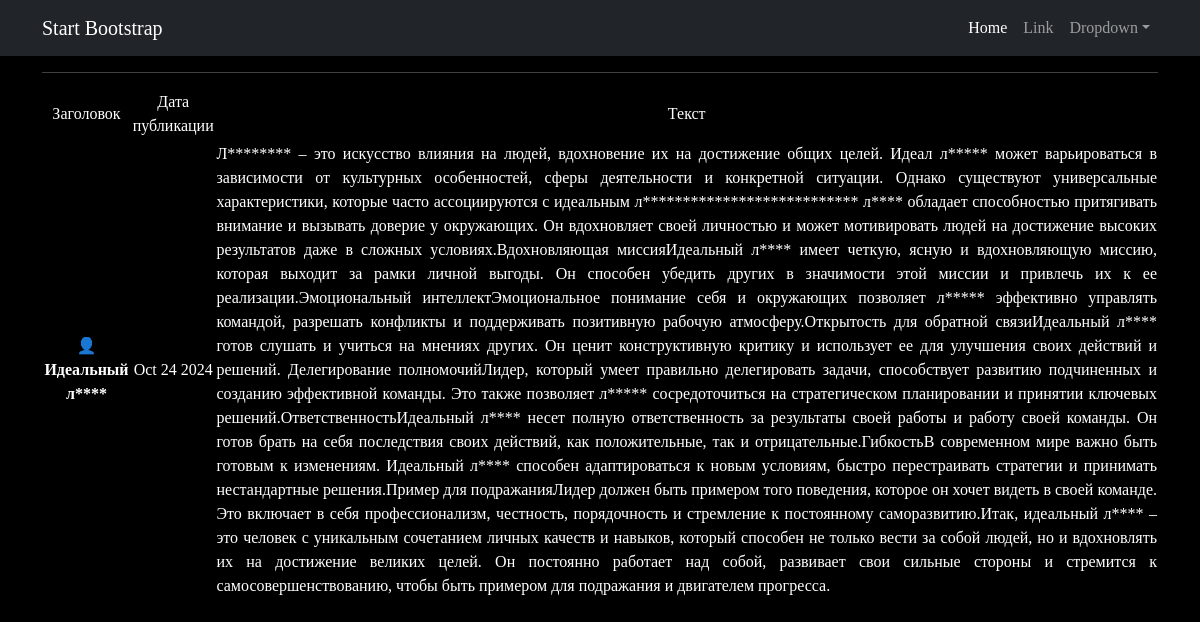
The page /news/2 on the database its author committed.
### News/models.py (models this page shows, shortened)
class Post(models.Model):
    article = 'AR'
    news = 'NE'
    TYPES = [
        (article, 'Статья'),
        (news, 'Новость')
    ]
    author = models.ForeignKey(Author, on_delete=models.CASCADE)
    news_type = models.CharField(max_length=2, choices=TYPES, default=article)
    publication_date = models.DateTimeField(auto_now_add=True)
    category = models.ManyToManyField(Category, through='PostCategory')
    title = models.CharField(max_length=150)
    text = models.TextField()
    rating = models.IntegerField(default=0, validators=[MinValueValidator(0)])

### News/views.py (the view)
# urls.py: path('<int:pk>', PostDetail.as_view(), name='post_detail'),
class PostDetail(DetailView):
    model = Post
    template_name = 'post.html'
    context_object_name = 'post'

### News/templatetags/custom_filters.py (called while the page is built)
@register.filter()
def censor(value, bad_word=None):
    splitted_text = value.split()
    censored_text = []
    for word in splitted_text:
        for bad_word in ILLEGAL_WORDS:
            if word.startswith(bad_word):
                censored_word = word[0] + '*'*(len(word) - 1)
                censored_text.append(censored_word)
                break
        else:
            censored_text.append(word)
    return ' '.join(censored_text)

### templates/post.html (shortened to what this page needs)
{% extends 'flatpages/default.html' %}
{% load custom_filters %}
{% block content %}
   <hr>
   {% if post %}
       <table>
           <tr style="border-bottom: 2px solid black;">
               <td>Заголовок</td>
               <td>Дата публикации</td>
               <td>Текст</td>
           </tr>
           <tr>
               <td><b>{{ post.title|censor:"викинг, Викинги, викингов, лидер, Лидер" }}</b></td>
               <td>{{ post.publication_date|date:'M d Y' }}</td>
               <td style="text-align: justify;"> {{ post.text|censor:"викинг, Викинги, викингов, лидер, Лидер" }}</td>
           </tr>
       </table>
   {% else %}
       <h2>Публикации не существует!</h2>
   {% endif %}
{% endblock content %}

### templates/post.html (style rules this page uses)
body { font-family: 'arial black'; color: #FFFFFF; background-color: #000000; }

### rows shown on the page
Post: title|censor "👤 Идеальный л****", publication_date "Oct 24 2024", text|censor "Л******** – это искусство влияния на людей, вдохновение их на достижение общих целей. Идеал л***** может варьироваться в зависимости от культурных особенностей, сферы деятельности и конкретной ситуации. Однако существуют универсальные характеристики, которые часто ассоциируются с идеальным л*************************** л**** обладает способностью притягивать внимание и вызывать доверие у окружающих. Он вдохновляет своей личностью и может мотивировать людей на достижение высоких результатов даже в сложных условиях.Вдохновляющая миссияИдеальный л**** имеет четкую, ясную и вдохновляющую миссию, которая выходит за рамки личной выгоды. Он способен убедить других в значимости этой миссии и…"
